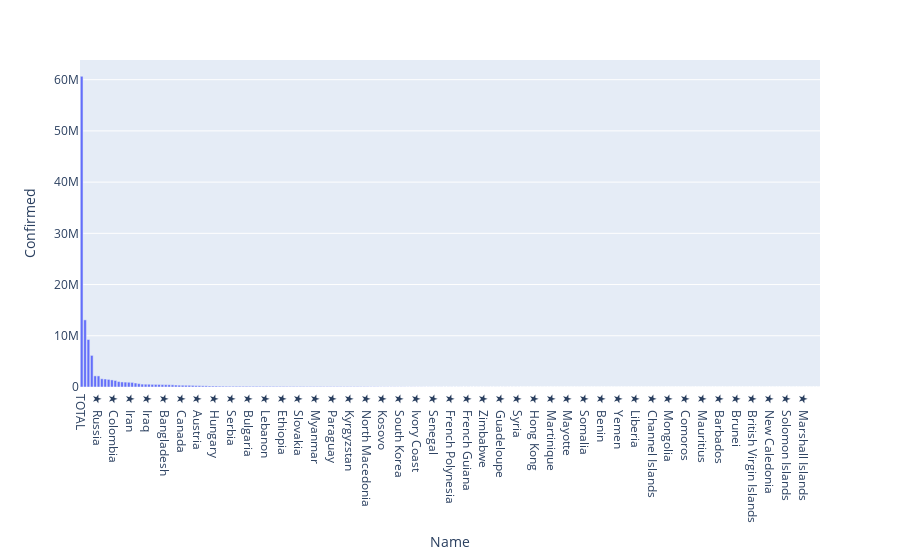

Notebook code for this chart:
### Code cell
# plotting world_df based on confirmed cases by country names.

world_fig = px.bar(world_df, x = 'Name' , y = 'Confirmed')
world_fig.show()

### Figure 1 — Plotly figure (JSON) as saved in the notebook; plotly's stock layout.template omitted (floating-point values rounded to 4 significant figures; data arrays with more than 128 entries replaced by an {"elided": "..."} marker saying what was removed)
{"data": [{"alignmentgroup": "True", "hovertemplate": "Name=%{x}<br>Confirmed=%{y}<extra></extra>", "legendgroup": "", "marker": {"color": "#636efa"}, "name": "", "offsetgroup": "", "orientation": "v", "showlegend": false, "textposition": "auto", "type": "bar", "x": {"elided": "220 str values"}, "xaxis": "x", "y": {"elided": "220 int values"}, "yaxis": "y"}], "layout": {"barmode": "relative", "legend": {"tracegroupgap": 0}, "margin": {"t": 60}, "xaxis": {"anchor": "y", "domain": [0, 1], "title": {"text": "Name"}}, "yaxis": {"anchor": "x", "domain": [0, 1], "title": {"text": "Confirmed"}}}}
